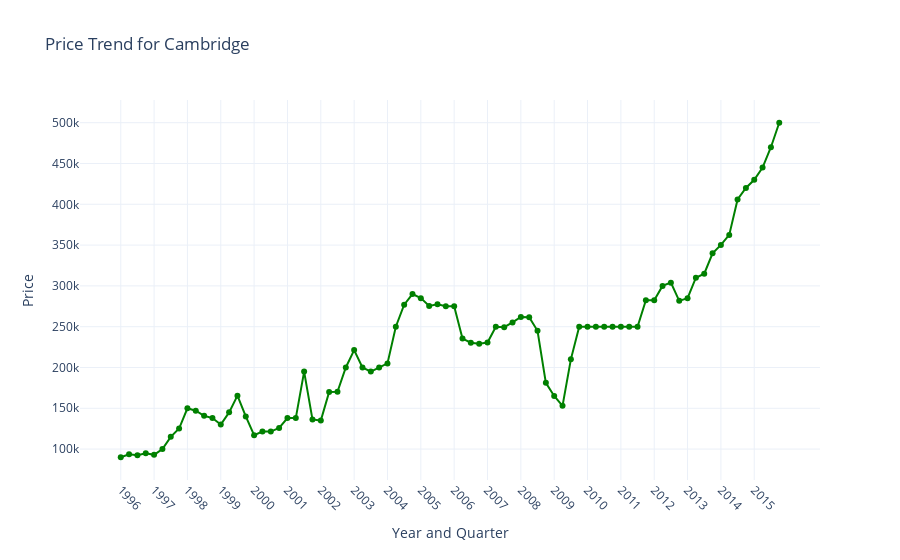
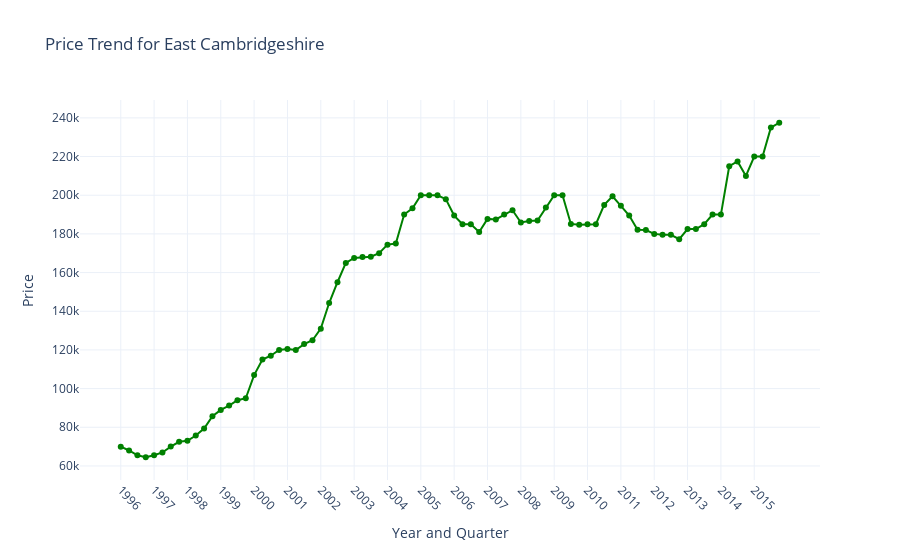
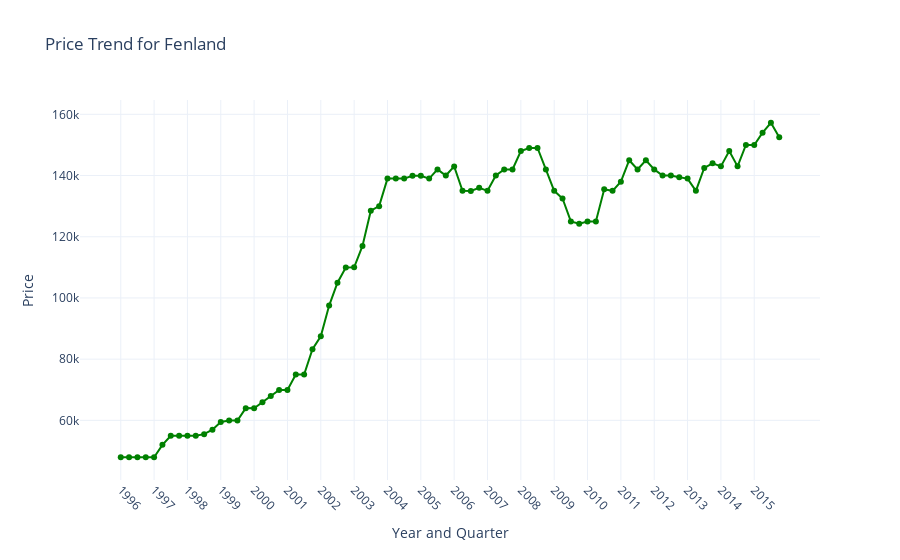
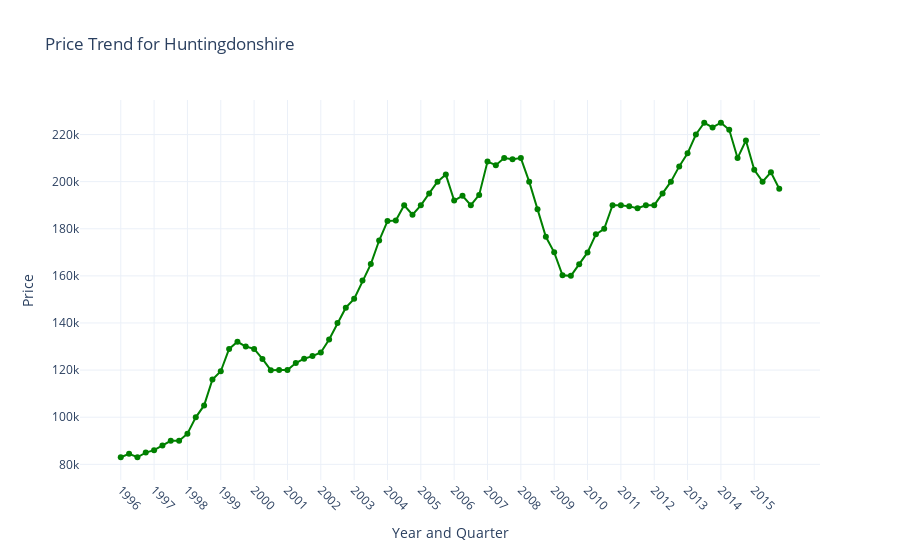

The notebook cell saved with these charts, in order:
### Markdown cell above
### - for each quarter

### Code cell
df_primary_market['Year_Quarter'] = df_primary_market['Year'].astype(str) + ' ' + df_primary_market['Quarter']
df_primary_market.sort_values(by='Year_Quarter', inplace=True)

areas = df_primary_market['Area'].unique()


for area in areas:
    area_data = df_primary_market[df_primary_market['Area'] == area]
    
    # Extract only the year part from 'Year_Quarter' for ticks
    labels = area_data['Year_Quarter'].tolist()
    year_ticks = [label for index, label in enumerate(labels) if index % 4 == 0] 
    fig = px.line(area_data, x='Year_Quarter', y='Price', 
                  title=f'Price Trend for {area}', 
                  labels={'Year_Quarter': 'Year and Quarter', 'Price': 'Price'},
                  markers=True,
                  color_discrete_sequence=['green']) 

    fig.update_xaxes(tickvals=[labels.index(tick) for tick in year_ticks], ticktext=[tick.split()[0] for tick in year_ticks])
    
    fig.update_layout(
        xaxis_title='Year and Quarter',
        yaxis_title='Price',
        xaxis=dict(tickangle=45),
        template='plotly_white',
        autosize=True
    )
    
    fig.show()

### Figure 1 — Plotly figure (JSON) as saved in the notebook; plotly's stock layout.template omitted (floating-point values rounded to 4 significant figures)
{"data": [{"hovertemplate": "Year and Quarter=%{x}<br>Price=%{y}<extra></extra>", "legendgroup": "", "line": {"color": "green", "dash": "solid"}, "marker": {"symbol": "circle"}, "mode": "markers+lines", "name": "", "orientation": "v", "showlegend": false, "type": "scatter", "x": ["1996 Q1", "1996 Q2", "1996 Q3", "1996 Q4", "1997 Q1", "1997 Q2", "1997 Q3", "1997 Q4", "1998 Q1", "1998 Q2", "1998 Q3", "1998 Q4", "1999 Q1", "1999 Q2", "1999 Q3", "1999 Q4", "2000 Q1", "2000 Q2", "2000 Q3", "2000 Q4", "2001 Q1", "2001 Q2", "2001 Q3", "2001 Q4", "2002 Q1", "2002 Q2", "2002 Q3", "2002 Q4", "2003 Q1", "2003 Q2", "2003 Q3", "2003 Q4", "2004 Q1", "2004 Q2", "2004 Q3", "2004 Q4", "2005 Q1", "2005 Q2", "2005 Q3", "2005 Q4", "2006 Q1", "2006 Q2", "2006 Q3", "2006 Q4", "2007 Q1", "2007 Q2", "2007 Q3", "2007 Q4", "2008 Q1", "2008 Q2", "2008 Q3", "2008 Q4", "2009 Q1", "2009 Q2", "2009 Q3", "2009 Q4", "2010 Q1", "2010 Q2", "2010 Q3", "2010 Q4", "2011 Q1", "2011 Q2", "2011 Q3", "2011 Q4", "2012 Q1", "2012 Q2", "2012 Q3", "2012 Q4", "2013 Q1", "2013 Q2", "2013 Q3", "2013 Q4", "2014 Q1", "2014 Q2", "2014 Q3", "2014 Q4", "2015 Q1", "2015 Q2", "2015 Q3", "2015 Q4"], "xaxis": "x", "y": [90000, 93525, 92500, 94977, 92950, 99995, 115000, 125204, 150000, 147000, 140750, 138000, 130000, 145000, 165500, 139975, 117100, 121500, 121500, 126000, 138000, 138000, 195000, 136332, 134995, 169995, 170223, 200000, 221300, 200000, 194998, 199973, 204998, 249995, 276995, 289995, 285000, 275500, 277500, 275000, 275000, 235401, 230326, 229165, 230602, 250000, 249375, 255289, 262000, 261625, 245000, 181250, 165119, 153000, 209975, 249999, 250000, 250000, 250000, 250000, 250000, 250000, 250000, 282495, 282500, 300000, 304000, 281650, 285000, 310000, 315000, 340000, 350250, 362500, 406000, 419975, 430000, 445000, 469950, 499950], "yaxis": "y"}], "layout": {"autosize": true, "legend": {"tracegroupgap": 0}, "title": {"text": "Price Trend for Cambridge"}, "xaxis": {"anchor": "y", "domain": [0, 1], "tickangle": 45, "ticktext": ["1996", "1997", "1998", "1999", "2000", "2001", "2002", "2003", "2004", "2005", "2006", "2007", "2008", "2009", "2010", "2011", "2012", "2013", "2014", "2015"], "tickvals": [0, 4, 8, 12, 16, 20, 24, 28, 32, 36, 40, 44, 48, 52, 56, 60, 64, 68, 72, 76], "title": {"text": "Year and Quarter"}}, "yaxis": {"anchor": "x", "domain": [0, 1], "title": {"text": "Price"}}}}

### Figure 2 — Plotly figure (JSON) as saved in the notebook; plotly's stock layout.template omitted (floating-point values rounded to 4 significant figures)
{"data": [{"hovertemplate": "Year and Quarter=%{x}<br>Price=%{y}<extra></extra>", "legendgroup": "", "line": {"color": "green", "dash": "solid"}, "marker": {"symbol": "circle"}, "mode": "markers+lines", "name": "", "orientation": "v", "showlegend": false, "type": "scatter", "x": ["1996 Q1", "1996 Q2", "1996 Q3", "1996 Q4", "1997 Q1", "1997 Q2", "1997 Q3", "1997 Q4", "1998 Q1", "1998 Q2", "1998 Q3", "1998 Q4", "1999 Q1", "1999 Q2", "1999 Q3", "1999 Q4", "2000 Q1", "2000 Q2", "2000 Q3", "2000 Q4", "2001 Q1", "2001 Q2", "2001 Q3", "2001 Q4", "2002 Q1", "2002 Q2", "2002 Q3", "2002 Q4", "2003 Q1", "2003 Q2", "2003 Q3", "2003 Q4", "2004 Q1", "2004 Q2", "2004 Q3", "2004 Q4", "2005 Q1", "2005 Q2", "2005 Q3", "2005 Q4", "2006 Q1", "2006 Q2", "2006 Q3", "2006 Q4", "2007 Q1", "2007 Q2", "2007 Q3", "2007 Q4", "2008 Q1", "2008 Q2", "2008 Q3", "2008 Q4", "2009 Q1", "2009 Q2", "2009 Q3", "2009 Q4", "2010 Q1", "2010 Q2", "2010 Q3", "2010 Q4", "2011 Q1", "2011 Q2", "2011 Q3", "2011 Q4", "2012 Q1", "2012 Q2", "2012 Q3", "2012 Q4", "2013 Q1", "2013 Q2", "2013 Q3", "2013 Q4", "2014 Q1", "2014 Q2", "2014 Q3", "2014 Q4", "2015 Q1", "2015 Q2", "2015 Q3", "2015 Q4"], "xaxis": "x", "y": [69950, 68000, 65500, 64500, 65500, 66973, 70000, 72500, 73000, 75738, 79325, 85723, 88995, 91250, 94000, 95000, 106995, 115000, 117000, 120000, 120500, 119950, 123000, 125000, 131000, 144250, 155000, 165000, 167575, 168075, 168196, 169995, 174449, 175000, 189995, 193250, 199995, 200000, 199950, 197975, 189475, 184973, 184999, 181000, 187750, 187450, 189995, 192250, 185900, 186700, 186950, 193700, 200000, 200000, 185150, 184748, 184998, 184998, 195000, 199475, 194498, 189495, 182125, 182000, 180000, 179500, 179500, 177248, 182500, 182500, 185000, 190000, 190000, 215000, 217498, 209975, 219995, 219995, 235000, 237475], "yaxis": "y"}], "layout": {"autosize": true, "legend": {"tracegroupgap": 0}, "title": {"text": "Price Trend for East Cambridgeshire"}, "xaxis": {"anchor": "y", "domain": [0, 1], "tickangle": 45, "ticktext": ["1996", "1997", "1998", "1999", "2000", "2001", "2002", "2003", "2004", "2005", "2006", "2007", "2008", "2009", "2010", "2011", "2012", "2013", "2014", "2015"], "tickvals": [0, 4, 8, 12, 16, 20, 24, 28, 32, 36, 40, 44, 48, 52, 56, 60, 64, 68, 72, 76], "title": {"text": "Year and Quarter"}}, "yaxis": {"anchor": "x", "domain": [0, 1], "title": {"text": "Price"}}}}

### Figure 3 — Plotly figure (JSON) as saved in the notebook; plotly's stock layout.template omitted (floating-point values rounded to 4 significant figures)
{"data": [{"hovertemplate": "Year and Quarter=%{x}<br>Price=%{y}<extra></extra>", "legendgroup": "", "line": {"color": "green", "dash": "solid"}, "marker": {"symbol": "circle"}, "mode": "markers+lines", "name": "", "orientation": "v", "showlegend": false, "type": "scatter", "x": ["1996 Q1", "1996 Q2", "1996 Q3", "1996 Q4", "1997 Q1", "1997 Q2", "1997 Q3", "1997 Q4", "1998 Q1", "1998 Q2", "1998 Q3", "1998 Q4", "1999 Q1", "1999 Q2", "1999 Q3", "1999 Q4", "2000 Q1", "2000 Q2", "2000 Q3", "2000 Q4", "2001 Q1", "2001 Q2", "2001 Q3", "2001 Q4", "2002 Q1", "2002 Q2", "2002 Q3", "2002 Q4", "2003 Q1", "2003 Q2", "2003 Q3", "2003 Q4", "2004 Q1", "2004 Q2", "2004 Q3", "2004 Q4", "2005 Q1", "2005 Q2", "2005 Q3", "2005 Q4", "2006 Q1", "2006 Q2", "2006 Q3", "2006 Q4", "2007 Q1", "2007 Q2", "2007 Q3", "2007 Q4", "2008 Q1", "2008 Q2", "2008 Q3", "2008 Q4", "2009 Q1", "2009 Q2", "2009 Q3", "2009 Q4", "2010 Q1", "2010 Q2", "2010 Q3", "2010 Q4", "2011 Q1", "2011 Q2", "2011 Q3", "2011 Q4", "2012 Q1", "2012 Q2", "2012 Q3", "2012 Q4", "2013 Q1", "2013 Q2", "2013 Q3", "2013 Q4", "2014 Q1", "2014 Q2", "2014 Q3", "2014 Q4", "2015 Q1", "2015 Q2", "2015 Q3", "2015 Q4"], "xaxis": "x", "y": [47950, 47950, 47950, 47950, 47950, 52000, 54950, 54950, 54950, 54950, 55500, 56950, 59500, 59950, 59950, 64000, 63975, 65950, 67950, 69950, 69950, 74950, 74950, 83250, 87498, 97500, 104998, 109950, 110000, 117000, 128498, 130000, 139000, 139000, 139000, 139950, 139950, 139000, 142000, 140000, 142995, 135000, 134950, 136000, 135000, 140000, 142000, 142000, 148000, 149000, 149000, 142000, 135000, 132500, 125000, 124250, 125000, 125000, 135500, 135000, 138000, 145000, 142000, 145000, 142000, 139995, 139973, 139475, 139000, 135000, 142495, 144000, 143000, 147998, 143000, 149995, 149995, 153998, 157250, 152500], "yaxis": "y"}], "layout": {"autosize": true, "legend": {"tracegroupgap": 0}, "title": {"text": "Price Trend for Fenland"}, "xaxis": {"anchor": "y", "domain": [0, 1], "tickangle": 45, "ticktext": ["1996", "1997", "1998", "1999", "2000", "2001", "2002", "2003", "2004", "2005", "2006", "2007", "2008", "2009", "2010", "2011", "2012", "2013", "2014", "2015"], "tickvals": [0, 4, 8, 12, 16, 20, 24, 28, 32, 36, 40, 44, 48, 52, 56, 60, 64, 68, 72, 76], "title": {"text": "Year and Quarter"}}, "yaxis": {"anchor": "x", "domain": [0, 1], "title": {"text": "Price"}}}}

### Figure 4 — Plotly figure (JSON) as saved in the notebook; plotly's stock layout.template omitted (floating-point values rounded to 4 significant figures)
{"data": [{"hovertemplate": "Year and Quarter=%{x}<br>Price=%{y}<extra></extra>", "legendgroup": "", "line": {"color": "green", "dash": "solid"}, "marker": {"symbol": "circle"}, "mode": "markers+lines", "name": "", "orientation": "v", "showlegend": false, "type": "scatter", "x": ["1996 Q1", "1996 Q2", "1996 Q3", "1996 Q4", "1997 Q1", "1997 Q2", "1997 Q3", "1997 Q4", "1998 Q1", "1998 Q2", "1998 Q3", "1998 Q4", "1999 Q1", "1999 Q2", "1999 Q3", "1999 Q4", "2000 Q1", "2000 Q2", "2000 Q3", "2000 Q4", "2001 Q1", "2001 Q2", "2001 Q3", "2001 Q4", "2002 Q1", "2002 Q2", "2002 Q3", "2002 Q4", "2003 Q1", "2003 Q2", "2003 Q3", "2003 Q4", "2004 Q1", "2004 Q2", "2004 Q3", "2004 Q4", "2005 Q1", "2005 Q2", "2005 Q3", "2005 Q4", "2006 Q1", "2006 Q2", "2006 Q3", "2006 Q4", "2007 Q1", "2007 Q2", "2007 Q3", "2007 Q4", "2008 Q1", "2008 Q2", "2008 Q3", "2008 Q4", "2009 Q1", "2009 Q2", "2009 Q3", "2009 Q4", "2010 Q1", "2010 Q2", "2010 Q3", "2010 Q4", "2011 Q1", "2011 Q2", "2011 Q3", "2011 Q4", "2012 Q1", "2012 Q2", "2012 Q3", "2012 Q4", "2013 Q1", "2013 Q2", "2013 Q3", "2013 Q4", "2014 Q1", "2014 Q2", "2014 Q3", "2014 Q4", "2015 Q1", "2015 Q2", "2015 Q3", "2015 Q4"], "xaxis": "x", "y": [83000, 84500, 83000, 84973, 86000, 87998, 89995, 90000, 92995, 99950, 105000, 116000, 119500, 128995, 132000, 130000, 128995, 124725, 119950, 119995, 120000, 122995, 124850, 125950, 127500, 132973, 139950, 146498, 150250, 158000, 165000, 175000, 183248, 183500, 189950, 185995, 189950, 195000, 199950, 202995, 191995, 194000, 189995, 194375, 208498, 206998, 210000, 209498, 210000, 199995, 188298, 176600, 169973, 160250, 160000, 164975, 169950, 177625, 180000, 190000, 189995, 189500, 188750, 189995, 190000, 194995, 200000, 206475, 212000, 219998, 224995, 222995, 225000, 222000, 210000, 217475, 204995, 200000, 203995, 197000], "yaxis": "y"}], "layout": {"autosize": true, "legend": {"tracegroupgap": 0}, "title": {"text": "Price Trend for Huntingdonshire"}, "xaxis": {"anchor": "y", "domain": [0, 1], "tickangle": 45, "ticktext": ["1996", "1997", "1998", "1999", "2000", "2001", "2002", "2003", "2004", "2005", "2006", "2007", "2008", "2009", "2010", "2011", "2012", "2013", "2014", "2015"], "tickvals": [0, 4, 8, 12, 16, 20, 24, 28, 32, 36, 40, 44, 48, 52, 56, 60, 64, 68, 72, 76], "title": {"text": "Year and Quarter"}}, "yaxis": {"anchor": "x", "domain": [0, 1], "title": {"text": "Price"}}}}
